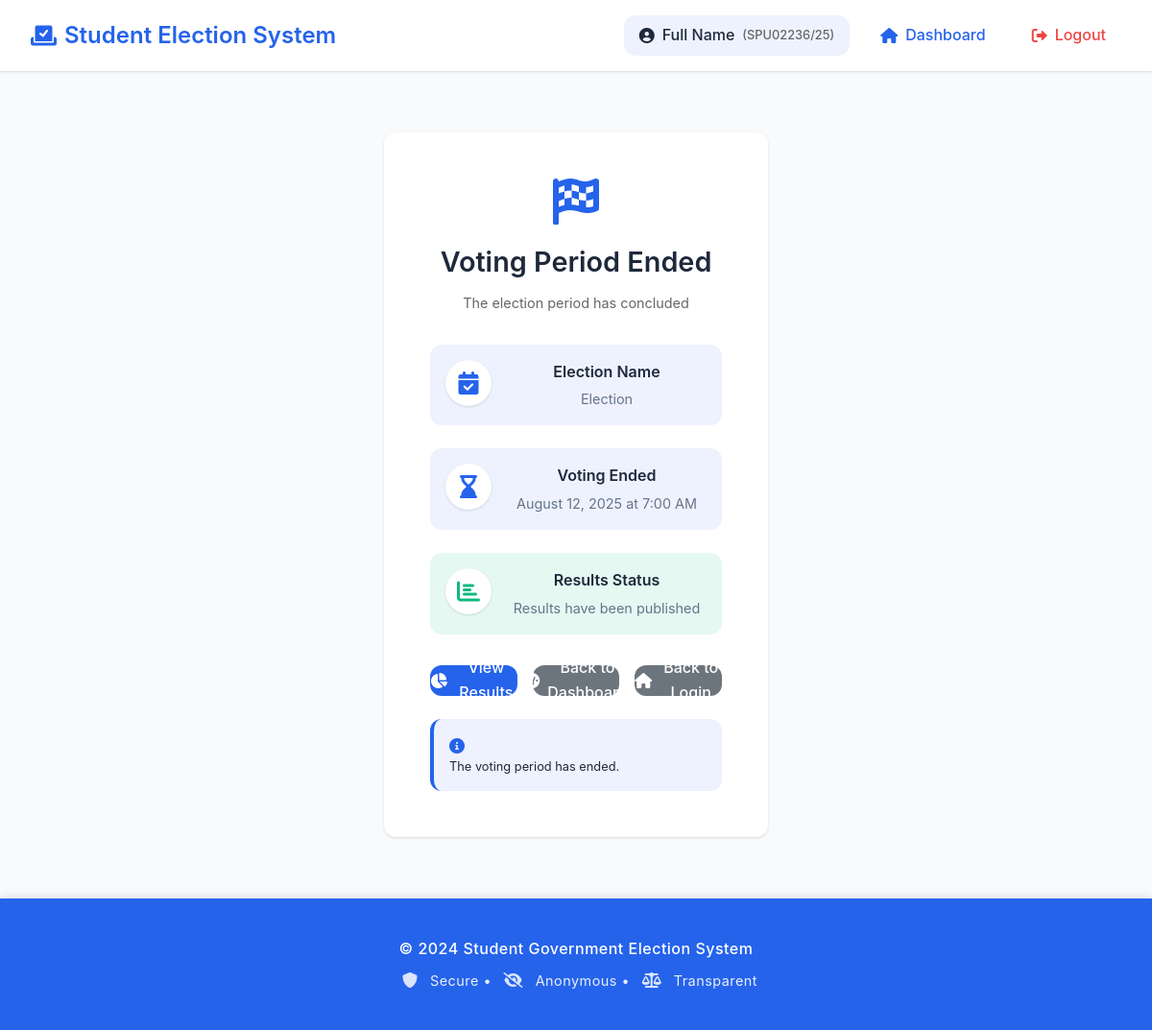
Page /voting-ended/ (signed in) on the committed database.
### Voters/models.py (models this page shows, shortened)
class VoterProfile(models.Model):
    CATEGORY_CHOICES = [
        ('Admin', 'Admin'),
        ('Voter', 'Voter'),
    ]
    user = models.OneToOneField(User, on_delete=models.CASCADE)
    category = models.CharField(max_length=10, choices=CATEGORY_CHOICES, default='Voter')
    reg_number = models.CharField(max_length=20, unique=True, null=True, blank=True)
    has_voted = models.BooleanField(default=False)
    is_approved = models.BooleanField(default=True)  # For admin approval workflow
    phone = models.CharField(max_length=15, blank=True)
    department = models.CharField(max_length=100, blank=True)
    year_of_study = models.IntegerField(null=True, blank=True)
    created_at = models.DateTimeField(auto_now_add=True)
    updated_at = models.DateTimeField(auto_now=True)

### Admin/models.py (models this page shows, shortened)
class ElectionSettings(models.Model):
    name = models.CharField(max_length=200, default="Student Government Election")
    is_active = models.BooleanField(default=True)
    voting_start = models.DateTimeField(null=True, blank=True)
    voting_end = models.DateTimeField(null=True, blank=True)
    results_published = models.BooleanField(default=False)
    created_at = models.DateTimeField(auto_now_add=True)
    updated_at = models.DateTimeField(auto_now=True)
    class Meta:
        verbose_name = "Election Settings"
        verbose_name_plural = "Election Settings"
    @classmethod
    def get_current(cls):
        return cls.objects.filter(is_active=True).first()

### Voters/views.py (the view)
# urls.py: path('voting-ended/', views.voting_ended_view, name='voting_ended'),
def voting_ended_view(request):
    election_settings = ElectionSettings.get_current()
    return render(request, 'voters/voting_ended.html', {'election_settings': election_settings})

### templates/voters/voting_ended.html (shortened to what this page needs)
{% extends 'base.html' %}
{% block content %}
<div class="auth-container">
    <div class="auth-card">
        <div class="auth-header">
            <i class="fas fa-flag-checkered auth-icon"></i>
            <h2>Voting Period Ended</h2>
            <p>The election period has concluded</p>
        </div>
        <div class="election-info">
            <div class="info-item">
                <i class="fas fa-calendar-check"></i>
                <div class="info-content">
                    <h3>Election Name</h3>
                    <p>{{ election_settings.name }}</p>
                </div>
            </div>
            <div class="info-item">
                <i class="fas fa-hourglass-end"></i>
                <div class="info-content">
                    <h3>Voting Ended</h3>
                    <p>{{ election_settings.voting_end|date:"F j, Y" }} at {{ election_settings.voting_end|time:"g:i A" }}</p>
                </div>
            </div>
            {% if election_settings.results_published %}
            <div class="info-item success">
                <i class="fas fa-chart-bar"></i>
                <div class="info-content">
                    <h3>Results Status</h3>
                    <p>Results have been published</p>
                </div>
            </div>
            {% endif %}
        </div>
        <div class="action-buttons">
            {% if election_settings.results_published %}
            <a href="{% url 'results_view' %}" class="btn btn-primary">
                <i class="fas fa-chart-pie"></i> View Results
            </a>
            {% endif %}
            <a href="{% url 'dashboard' %}" class="btn btn-secondary">
                <i class="fas fa-tachometer-alt"></i> Back to Dashboard
            </a>
            <a href="{% url 'login' %}" class="btn btn-secondary">
                <i class="fas fa-home"></i> Back to Login
            </a>
        </div>
        <div class="security-notice">
            <i class="fas fa-info-circle"></i>
            <p>The voting period has ended. {% if not election_settings.results_published %}Results will be published by the administration once they are finalized.{% endif %}</p>
        </div>
    </div>
</div>
{% endblock %}

### templates/base.html (shortened to what this page needs)
<!DOCTYPE html>
<html lang="en">
<head>
    {% load static %}
    <link rel="stylesheet" href="{% static 'css/style.css' %}">
    <link href="https://cdnjs.cloudflare.com/ajax/libs/font-awesome/6.0.0/css/all.min.css" rel="stylesheet">
</head>
<body>
    <nav class="navbar">
        <div class="nav-container">
            <div class="nav-brand">
                <i class="fas fa-vote-yea nav-icon"></i>
                <h1 class="nav-title">Student Election System</h1>
            </div>
            {% if user.is_authenticated %}
                <div class="nav-links">
                    <div class="nav-user">
                        <i class="fas fa-user-circle"></i>
                        <span>{{ user.get_full_name|default:user.username }}</span>
                        {% if user.voterprofile.reg_number %}
                            <small>({{ user.voterprofile.reg_number }})</small>
                        {% endif %}
                    </div>
                    {% if user.voterprofile.category == 'Admin' or user.is_staff %}
                        <a href="{% url 'admin_dashboard' %}" class="nav-link">
                            <i class="fas fa-tachometer-alt"></i> Dashboard
                        </a>
                        <a href="{% url 'results_view' %}" class="nav-link">
                            <i class="fas fa-chart-bar"></i> Results
                        </a>
                        <a href="{% url 'audit_logs' %}" class="nav-link">
                            <i class="fas fa-clipboard-list"></i> Audit Logs
                        </a>
                    {% else %}
                        <a href="{% url 'dashboard' %}" class="nav-link">
                            <i class="fas fa-home"></i> Dashboard
                        </a>
                    {% endif %}
                    <a href="{% url 'logout' %}" class="nav-link logout">
                        <i class="fas fa-sign-out-alt"></i> Logout
                    </a>
                </div>
            {% endif %}
        </div>
    </nav>
    <main class="main-content">
        {% block content %}
        {% endblock %}
    </main>
    <footer class="footer">
        <div class="footer-content">
            <p>&copy; 2024 Student Government Election System</p>
            <p><i class="fas fa-shield-alt"></i> Secure • <i class="fas fa-eye-slash"></i> Anonymous • <i class="fas fa-balance-scale"></i> Transparent</p>
        </div>
    </footer>
</body>
</html>

### static/css/style.css (style rules this page uses)
* { margin: 0; padding: 0; box-sizing: border-box; }
body { font-family: 'Inter', "Segoe UI", -apple-system, BlinkMacSystemFont, sans-serif; background-color: var(--background-color); color: var(--text-color); line-height: 1.6; min-height: 100vh; display: flex; flex-direction: column; }
.navbar { background-color: var(--white); box-shadow: var(--shadow); padding: 1rem 0; position: sticky; top: 0; z-index: 1000; }
.nav-container { max-width: 1200px; margin: 0 auto; padding: 0 2rem; display: flex; justify-content: space-between; align-items: center; }
.nav-brand { display: flex; align-items: center; gap: 0.5rem; }
.nav-icon { color: var(--primary-color); font-size: 1.5rem; }
.nav-title { color: var(--primary-color); font-size: 1.5rem; font-weight: 600; margin: 0; }
.nav-links { display: flex; align-items: center; gap: 1rem; }
.nav-user { display: flex; align-items: center; gap: 0.5rem; color: var(--text-color); font-weight: 500; padding: 0.5rem 1rem; background-color: var(--accent-color); border-radius: var(--border-radius); }
.nav-user small { color: #666; font-size: 0.8rem; }
.nav-link { color: var(--primary-color); text-decoration: none; padding: 0.5rem 1rem; border-radius: var(--border-radius); transition: var(--transition); display: flex; align-items: center; gap: 0.5rem; font-weight: 500; }
.nav-link.logout { color: var(--danger-color); }
.main-content { flex: 1; max-width: 1200px; margin: 0 auto; padding: 2rem; width: 100%; }
.auth-container { display: flex; justify-content: center; align-items: center; min-height: 70vh; padding: 2rem 0; }
.auth-card { background-color: var(--white); padding: 3rem; border-radius: var(--border-radius); box-shadow: var(--shadow); width: 100%; max-width: 400px; text-align: center; transition: var(--transition); }
.auth-header { margin-bottom: 2rem; }
.auth-icon { font-size: 3rem; color: var(--primary-color); margin-bottom: 1rem; display: block; }
.auth-header h2 { color: var(--text-color); font-size: 1.8rem; font-weight: 600; margin-bottom: 0.5rem; }
.auth-header p { color: #666; font-size: 0.9rem; }
.btn { display: inline-flex; align-items: center; justify-content: center; gap: 0.5rem; padding: 0.75rem 1.5rem; border: none; border-radius: var(--border-radius); font-size: 1rem; font-weight: 500; text-decoration: none; cursor: pointer; transition: var(--transition); text-align: center; }
.btn-primary { background-color: var(--primary-color); color: var(--white); }
.btn-secondary { background-color: #6c757d; color: var(--white); }
.security-notice { margin-top: 1.5rem; padding: 1rem; background-color: var(--accent-color); border-radius: var(--border-radius); border-left: 4px solid var(--primary-color); text-align: left; }
.security-notice i { color: var(--primary-color); margin-right: 0.5rem; }
.security-notice p { font-size: 0.8rem; color: var(--text-color); margin: 0; line-height: 1.4; }
.action-buttons { display: flex; gap: 0.5rem; justify-content: center; }
.action-buttons .btn { width: 32px; height: 32px; padding: 0; display: flex; align-items: center; justify-content: center; border-radius: var(--border-radius); transition: var(--transition); }
.footer { background-color: var(--primary-color); color: var(--white); padding: 2rem 0; margin-top: auto; width: 100%; position: relative; box-shadow: 0 -2px 10px rgba(0, 0, 0, 0.1); }
.footer-content { max-width: 1200px; margin: 0 auto; padding: 0 2rem; text-align: center; }
.footer-content p { margin: 0.5rem 0; font-size: 0.9rem; letter-spacing: 0.5px; opacity: 0.9; }
.footer-content p:first-child { font-weight: 500; font-size: 1rem; opacity: 1; }
.footer-content i { color: var(--accent-color); margin: 0 0.5rem; font-size: 1rem; transition: var(--transition); }

### rows in the picture
ElectionSettings: name "Election", voting_end "August 12, 2025", voting_end "7:00 AM"

### other values in the picture
{{ user.get_full_name|default:user.username }} "Full Name"
{{ user.voterprofile.reg_number }} "SPU02236/25"
